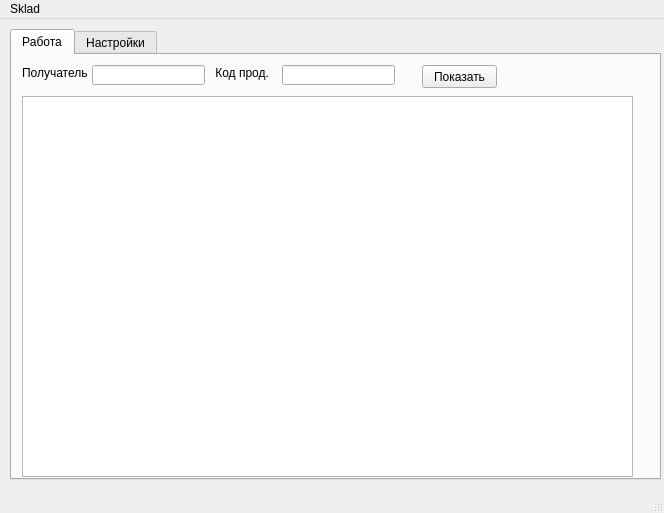
<?xml version="1.0" encoding="UTF-8"?>
<ui version="4.0">
 <class>MainWindow</class>
 <widget class="QMainWindow" name="MainWindow">
  <property name="geometry">
   <rect>
    <x>0</x>
    <y>0</y>
    <width>664</width>
    <height>513</height>
   </rect>
  </property>
  <property name="windowTitle">
   <string>MainWindow</string>
  </property>
  <widget class="QWidget" name="centralwidget">
   <widget class="QTabWidget" name="tabWidget">
    <property name="geometry">
     <rect>
      <x>10</x>
      <y>10</y>
      <width>651</width>
      <height>451</height>
     </rect>
    </property>
    <property name="currentIndex">
     <number>0</number>
    </property>
    <widget class="QWidget" name="tab">
     <attribute name="title">
      <string>Работа</string>
     </attribute>
     <widget class="QLineEdit" name="lineEdit_3">
      <property name="geometry">
       <rect>
        <x>80</x>
        <y>10</y>
        <width>113</width>
        <height>20</height>
       </rect>
      </property>
     </widget>
     <widget class="QLineEdit" name="lineEdit_2">
      <property name="geometry">
       <rect>
        <x>270</x>
        <y>10</y>
        <width>113</width>
        <height>20</height>
       </rect>
      </property>
     </widget>
     <widget class="QLabel" name="label">
      <property name="geometry">
       <rect>
        <x>200</x>
        <y>10</y>
        <width>61</width>
        <height>16</height>
       </rect>
      </property>
      <property name="text">
       <string> Код прод.</string>
      </property>
     </widget>
     <widget class="QLabel" name="label_2">
      <property name="geometry">
       <rect>
        <x>10</x>
        <y>10</y>
        <width>71</width>
        <height>16</height>
       </rect>
      </property>
      <property name="text">
       <string>Получатель</string>
      </property>
     </widget>
     <widget class="QPushButton" name="pushButton_3">
      <property name="geometry">
       <rect>
        <x>410</x>
        <y>10</y>
        <width>75</width>
        <height>23</height>
       </rect>
      </property>
      <property name="text">
       <string>Показать</string>
      </property>
     </widget>
     <widget class="QTableWidget" name="tableWidget">
      <property name="geometry">
       <rect>
        <x>10</x>
        <y>41</y>
        <width>611</width>
        <height>381</height>
       </rect>
      </property>
     </widget>
    </widget>
    <widget class="QWidget" name="tab_2">
     <attribute name="title">
      <string>Настройки</string>
     </attribute>
     <widget class="QLineEdit" name="lineEdit">
      <property name="geometry">
       <rect>
        <x>130</x>
        <y>20</y>
        <width>331</width>
        <height>20</height>
       </rect>
      </property>
     </widget>
     <widget class="QDateEdit" name="dateEdit">
      <property name="geometry">
       <rect>
        <x>10</x>
        <y>20</y>
        <width>110</width>
        <height>22</height>
       </rect>
      </property>
      <property name="currentSection">
       <enum>QDateTimeEdit::MonthSection</enum>
      </property>
      <property name="displayFormat">
       <string>MM.yyyy</string>
      </property>
     </widget>
     <widget class="QPushButton" name="pushButton">
      <property name="geometry">
       <rect>
        <x>470</x>
        <y>20</y>
        <width>171</width>
        <height>23</height>
       </rect>
      </property>
      <property name="text">
       <string>Выбери папку с данными</string>
      </property>
     </widget>
     <widget class="QPushButton" name="pushButton_2">
      <property name="geometry">
       <rect>
        <x>470</x>
        <y>80</y>
        <width>171</width>
        <height>23</height>
       </rect>
      </property>
      <property name="text">
       <string>Копировать данные в память</string>
      </property>
     </widget>
     <widget class="QCheckBox" name="checkBox">
      <property name="geometry">
       <rect>
        <x>10</x>
        <y>50</y>
        <width>70</width>
        <height>18</height>
       </rect>
      </property>
      <property name="text">
       <string>Свод</string>
      </property>
     </widget>
     <widget class="QPushButton" name="pushButton_4">
      <property name="geometry">
       <rect>
        <x>470</x>
        <y>50</y>
        <width>171</width>
        <height>23</height>
       </rect>
      </property>
      <property name="text">
       <string>Применить настройки</string>
      </property>
     </widget>
    </widget>
   </widget>
  </widget>
  <widget class="QMenuBar" name="menubar">
   <property name="geometry">
    <rect>
     <x>0</x>
     <y>0</y>
     <width>664</width>
     <height>22</height>
    </rect>
   </property>
   <widget class="QMenu" name="menuSklad">
    <property name="title">
     <string>Sklad</string>
    </property>
   </widget>
   <addaction name="menuSklad"/>
  </widget>
  <widget class="QStatusBar" name="statusbar"/>
 </widget>
 <resources/>
 <connections/>
</ui>
